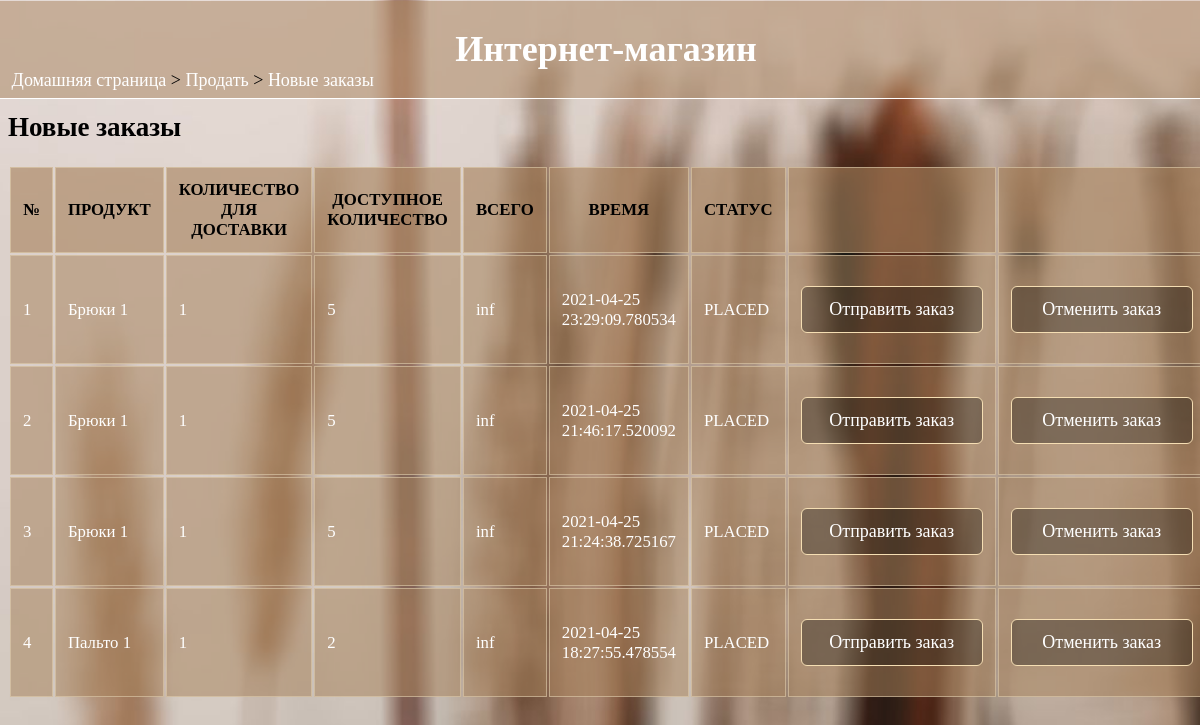
Before: /sell/neworders/ (signed in) with the older database file.
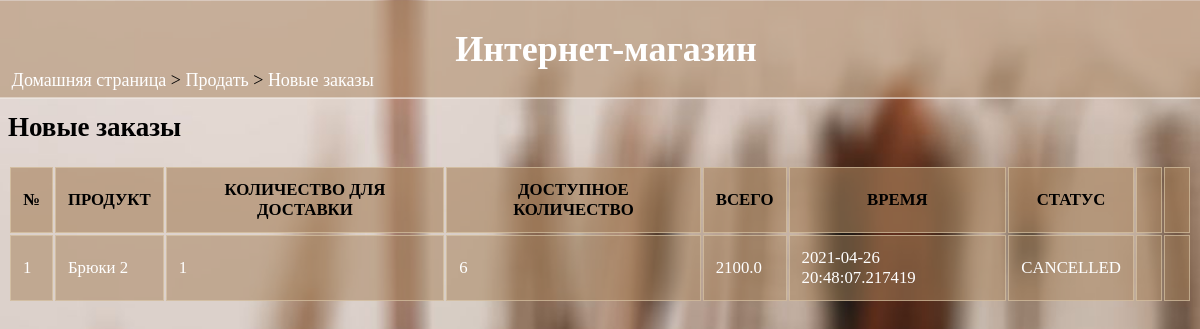
After: the same page with the newer database file.
### data/orders.py (models this page shows)
class Order(SqlAlchemyBase):
    __tablename__ = 'orders'
    orderID = sqlalchemy.Column(sqlalchemy.Integer, primary_key=True, autoincrement=True)
    custID = sqlalchemy.Column(sqlalchemy.Integer, sqlalchemy.ForeignKey("users.custID"))
    prodID = sqlalchemy.Column(sqlalchemy.Integer, sqlalchemy.ForeignKey("product.prodID"))
    quantity = sqlalchemy.Column(sqlalchemy.Integer)
    date = sqlalchemy.Column(sqlalchemy.DateTime, default=datetime.datetime.now)
    cost_price = sqlalchemy.Column(sqlalchemy.Float)
    sell_price = sqlalchemy.Column(sqlalchemy.Float)
    status = sqlalchemy.Column(sqlalchemy.Integer)

### data/product.py (models this page shows)
class Product(SqlAlchemyBase, UserMixin):
    __tablename__ = 'product'
    prodID = sqlalchemy.Column(sqlalchemy.Integer, primary_key=True, autoincrement=True)
    name = sqlalchemy.Column(sqlalchemy.String)
    quantity = sqlalchemy.Column(sqlalchemy.Integer)
    category = sqlalchemy.Column(sqlalchemy.String)
    cost_price = sqlalchemy.Column(sqlalchemy.Float)
    sell_price = sqlalchemy.Column(sqlalchemy.Float)
    description = sqlalchemy.Column(sqlalchemy.String)
    sellID = sqlalchemy.Column(sqlalchemy.Integer, sqlalchemy.ForeignKey("sellers.sellID"))

### shop.py (the view)
@app.route("/sell/neworders/")
def new_orders():
    if 'userid' not in session:
        return redirect(url_for('home'))
    if session['type'] == "Customer":
        abort(403)
    res = seller_orders(session['userid'])
    return render_template('new_orders.html', orders=res)

### data/db_session.py (called while the page is built)
def create_session() -> Session:
    global __factory
    return __factory()

### shop.py (called while the page is built)
def seller_orders(sellID):
    res = []
    db_sess = db_session.create_session()
    o = db_sess.query(Order.orderID, Order.prodID, Product.name, Order.quantity, Product.quantity, Order.cost_price,
                      Order.date, Order.status).filter(Order.prodID == Product.prodID, Product.sellID == sellID,
                                                       Order.status != 'RECIEVED').order_by(Order.date.desc()).all()
    if len(o) != 0:
        for i in o:
            res.append(i)
        return res
    else:
        res = ''
        return res

### templates/new_orders.html (shortened to what this page needs)
<html>
<head>
  <link rel="stylesheet" href="{{url_for('static', filename='main.css')}}">
</head>
<body>
  <div class="sticky">
    <h1>Интернет-магазин</h1>
  </div>
  <div class="nav">
    <p><a href="/">Домашняя страница</a> > <a href="/sell">Продать</a> > <a href="">Новые заказы</a></p>
  </div>
  <h2>Новые заказы</h2>
  {% if orders|length==0 %}
  <p>У Вас нет новых заказов.</p>
  {% else %}
  <table>
    <tr>
      <th>№</th><th>ПРОДУКТ</th><th>КОЛИЧЕСТВО ДЛЯ ДОСТАВКИ</th>
      <th>ДОСТУПНОЕ КОЛИЧЕСТВО</th><th>ВСЕГО</th><th>ВРЕМЯ</th><th>СТАТУС</th><th></th><th></th>
    </tr>
    {% set cnt={'val':1} %}
    {% for i in orders %}
    <tr>
      <td>{{cnt['val']}}</td><td><a href="/viewproduct/{{i[1]}}">{{i[2]}}</a></td><td>{{i[3]}}</td><td>{{i[4]}}</td>
      <td>{{i[5]}}</td><td>{{i[6]}}</td><td>{{i[7]}}</td>
      {% if i[7]=="PLACED" %}
      {% if i[3]<=i[4] %}
      <td><p class="press"><a href="/dispatch/{{i[0]}}">Отправить заказ</a></p></td>
      {% else %}
      <td>Недостаточный запас</td>
      {% endif %}
      <td><p class="press"><a href="/cancel/{{i[0]}}">Отменить заказ</a></p></td>
      {% else %}
      <td></td><td></td>
      {% endif %}
    </tr>
    {% endfor %}
  </table>
  {% endif %}
</body>
</html>

Changed rows visible on the page:
no longer on this page (row edited): Order: val "1", name "Брюки 1", quantity "1", quantity "5", cost_price "inf", date "2021-04-25 23:29:09.780534", status "PLACED"
no longer on this page (row edited): Order: val "2", name "Брюки 1", quantity "1", quantity "5", cost_price "inf", date "2021-04-25 21:46:17.520092", status "PLACED"
no longer on this page (row edited): Order: val "3", name "Брюки 1", quantity "1", quantity "5", cost_price "inf", date "2021-04-25 21:24:38.725167", status "PLACED"
changed Order: val "4" → "1"; name "Пальто 1" → "Брюки 2"; quantity "2" → "6"; cost_price "inf" → "2100.0"; date "2021-04-25 18:27:55.478554" → "2021-04-26 20:48:07.217419"; status "PLACED" → "CANCELLED"; no longer shows "Отправить заказ Отменить заказ"
